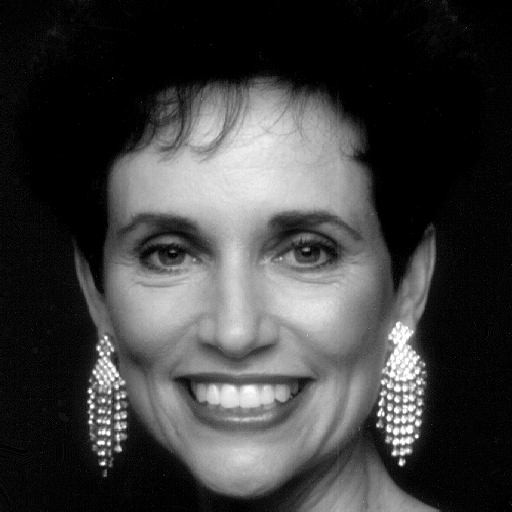
%> input picture Immagini/volto.tif, 512 x 512 px, given in place of volto.png, which was not available
$ octave ex2.m   (GNU Octave 9; MATLAB toolbox functions it lacks are replaced by stand-ins)
%> lines starting %> are read from the running program, lines starting %| are printed output that depends on the picture; in (x1, y1, x2, y2) boxes, pixels count from 0 and x2, y2 are one past the last pixel; in counts of white or black regions, pixels touching at a corner belong together; the program's own positions count from 1; pictures that were not available may be replaced by others from this repository, and a replacement may not be noted
### Prove_esame/esm_150428/soluzioni/sol_150428/filtra.m
function y = filtra(x);

[M,N] = size(x);
du = 1/M; dv = 1/N;
m = -1/2:du:1/2-du;
n = -1/2:dv:1/2-dv;
[l,k] = meshgrid(n,m);
X = fftshift(fft2(x,M,N));
figure; subplot(121); imagesc(log(1+abs(X))); axis image;

H(:,:,1) = 1 - (l>-.40 & l<-.30 & k>-.03 & k< .03);
H(:,:,2) = 1 - (l>-.20 & l<-.10 & k>-.03 & k< .03);
H(:,:,3) = 1 - (l> .10 & l< .20 & k>-.03 & k< .03);
H(:,:,4) = 1 - (l> .30 & l< .40 & k>-.03 & k< .03);

H(:,:,5) = 1 - (l>-.01 & l< .01 & k> .30 & k< .40);
H(:,:,6) = 1 - (l>-.01 & l< .01 & k> .10 & k< .20);
H(:,:,7) = 1 - (l>-.01 & l< .01 & k>-.20 & k<-.10);
H(:,:,8) = 1 - (l>-.01 & l< .01 & k>-.40 & k<-.30);
G = ones(size(X));

for i=1:8,
   G = G.*H(:,:,i);
end;

Y = X.*G;
subplot(122); imagesc(log(1+abs(Y))); colormap(gray); axis image;

% Ricostruzione
y = real(ifft2(ifftshift(Y)));

% Valutazione bontà del filtraggio
rmin = .1;
rmax = .4;
F = ((k.^2+l.^2) > rmin^2).*((k.^2+l.^2) < rmax^2);
EX = sum(sum(F.*(abs(X)).^2));
EY = sum(sum(F.*(abs(Y)).^2));
DE = 100*(1-EY/EX)

### Prove_esame/esm_150428/soluzioni/sol_150428/ex2.m
clear; close all; clc;

% Lettura immagine
x = double(rgb2gray(imread('volto.png')));
%> x: size 512x512 double; min 0, max 255, mean 62.2; mean of the top-left, top-right, bottom-left and bottom-right quarters 49.8, 40.1, 74.9, 83.9
[M,N] = size(x);
%> M = 512; N = 512

y = filtra(x);
%> in filtra, `H(:,:,1) = 1 - (l>-.40 & l<-.30 & k>-.03 & k< .03);`:
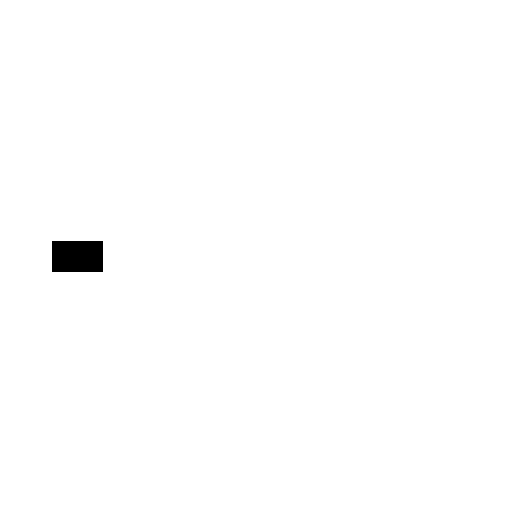
%> H: size 512x512 double; values 0 (black) and 1 (white), 99.4% white; 1 black region, box (x1, y1, x2, y2) and area: (52, 241, 103, 272) 1581
%> after the loop in filtra, `for i=1:8,`:
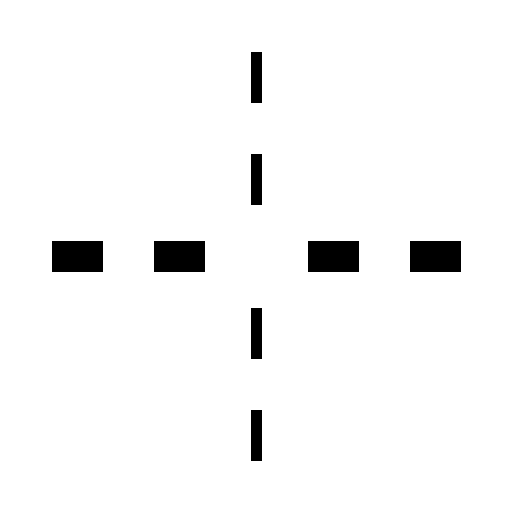
%> G: size 512x512 double; values 0 (black) and 1 (white), 96.7% white; 8 black regions, largest, box (x1, y1, x2, y2) and area: (52, 241, 103, 272) 1581, (154, 241, 205, 272) 1581, (308, 241, 359, 272) 1581
%> in filtra, `y = real(ifft2(ifftshift(Y)));`:
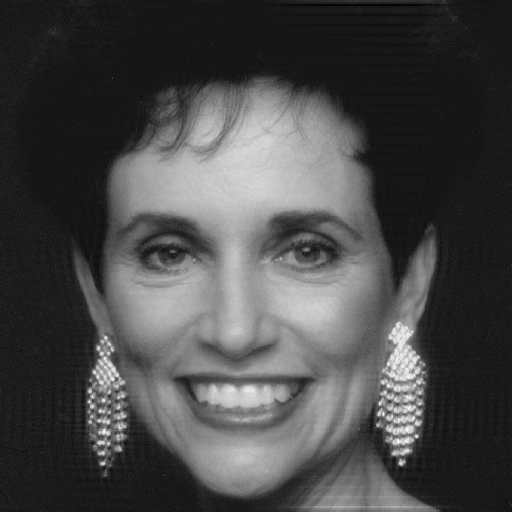
%> y: size 512x512 double; min -27.62, max 287.3, mean 62.2; drawn with min black and max white
%> in filtra, `EX = sum(sum(F.*(abs(X)).^2));`: EX = 5.27e+12
%> in filtra, `EY = sum(sum(F.*(abs(Y)).^2));`: EY = 3.8e+12
%> in filtra, `DE = 100*(1-EY/EX)`: DE = 27.79
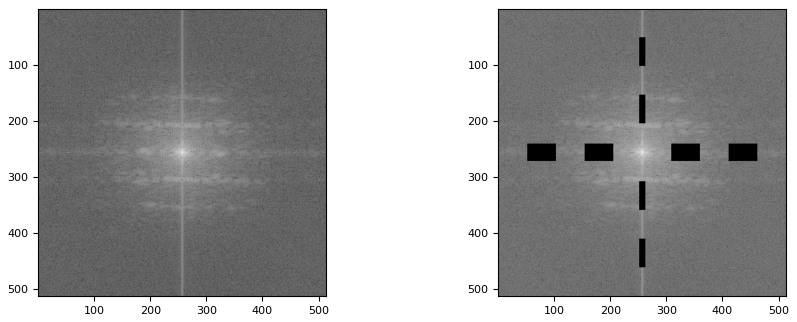
%> figure redrawn from the program's plot data, 2 panels

% Visualizzazione
figure;
subplot(121);imshow(x,[]);title('Originale');
subplot(122);imshow(y,[]);title('Filtrata');

$ run again, with Immagini/Washington_red.tif copied over Immagini/volto.tif
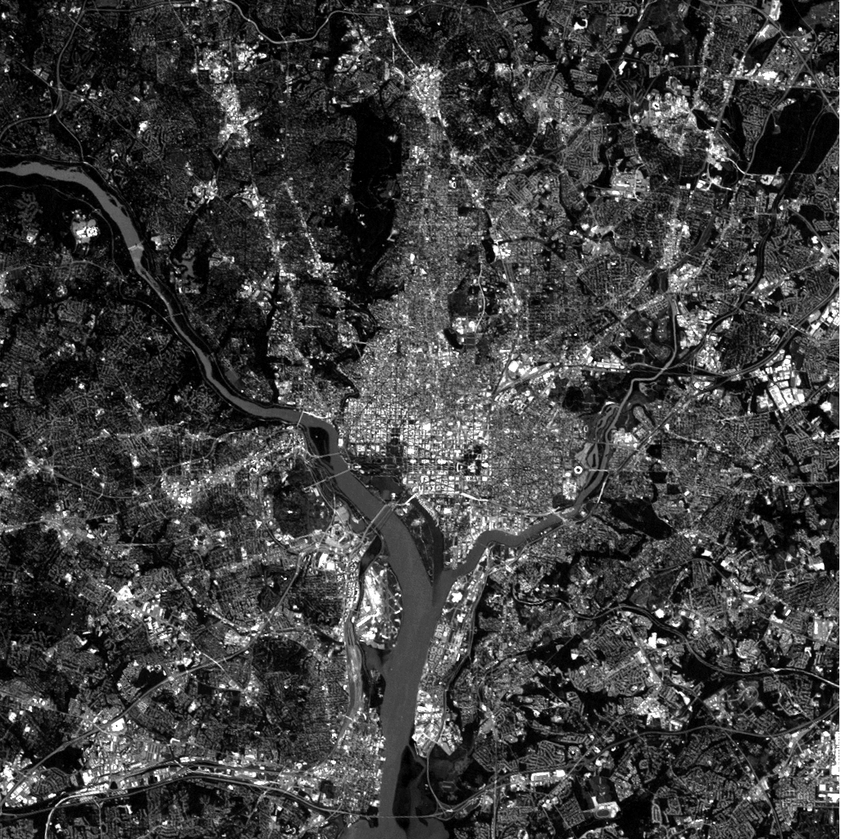
%> input picture Immagini/Washington_red.tif, 841 x 839 px, shrunk from 1026 x 1024 before the run, given in place of volto.png, which was not available
%> after the loop in filtra, `for i=1:8,`:
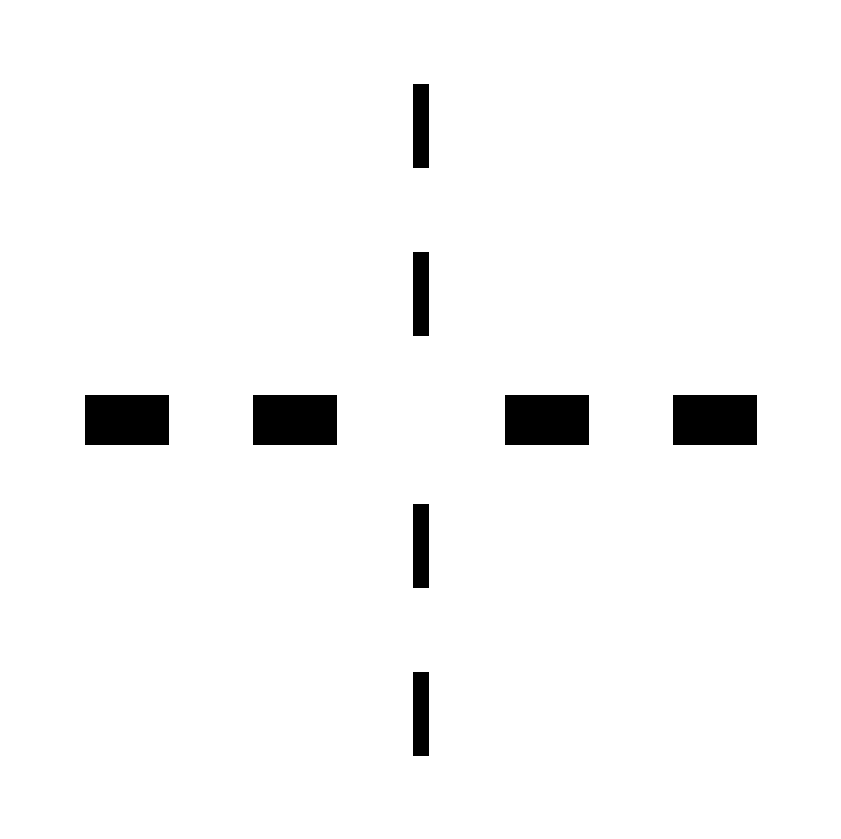
%> G: size 839x841 double; values 0 (black) and 1 (white), 96.9% white; 8 black regions, largest, box (x1, y1, x2, y2) and area: (85, 395, 169, 445) 4200, (253, 395, 337, 445) 4200, (505, 395, 589, 445) 4200
%> EX = 4.14e+14
%> EY = 3.54e+14
%> DE = 14.39
%> `y = filtra(x);`:
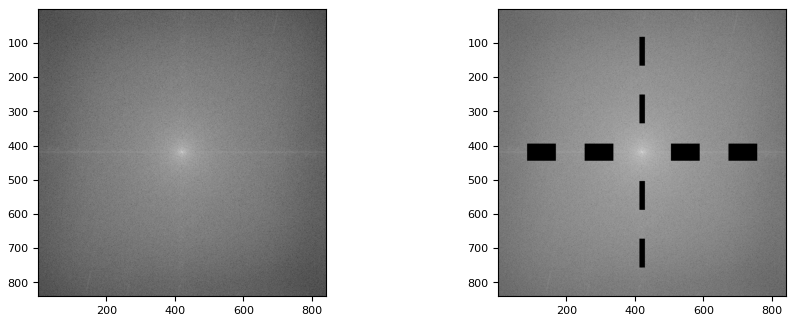
%> figure redrawn from the program's plot data, 2 panels
